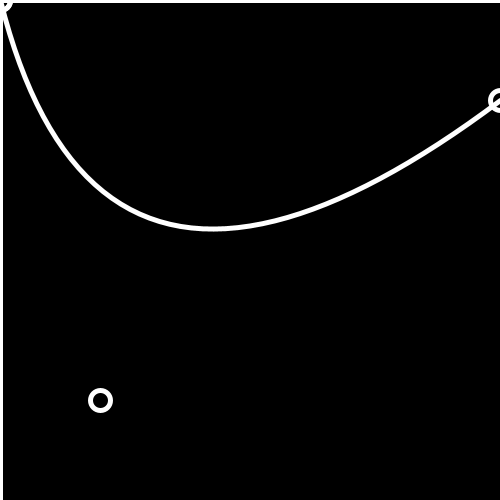
Frame 1 (no input)
Frame 60 (the mouse pressed at the canvas centre just before this capture): identical to frame 1, image omitted
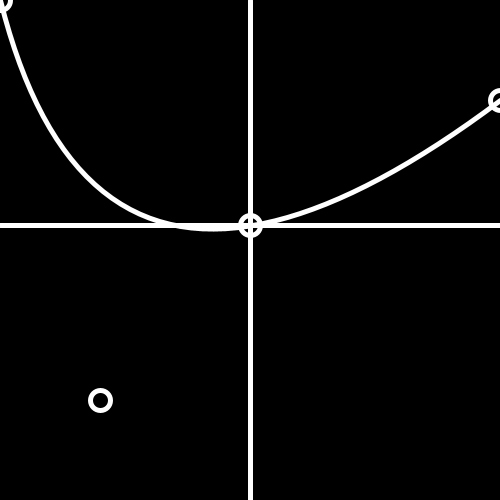
Frame 120 (the mouse held since frame 60 and released just before this capture)

The Processing sketch that drew these frames (run headless with seeded random() and noise(); from frame 60 on, the mouse is pressed at the canvas centre):

// Processing sketch: Quadratic_Bezier_given_X
// ── Quadratic_Bezier_given_X.pde
//based on this site https://stackoverflow.com/questions/8217346/cubic-bezier-curves-get-y-for-given-x
//Exception handling is omitted for simplicity. If you need to be perfect please see based article.  
PVector A, B, C;

float markR = 20;

void setup(){
  size(500, 500);
  A = new PVector(0, 0);
  B = new PVector(100, 400);
  C = new PVector(500, 100);
  strokeWeight(5);
  stroke(255);
  noFill();
  
}

void draw(){
  background(0);
  ellipse(A.x, A.y, markR, markR);
  ellipse(B.x, B.y, markR, markR);
  ellipse(C.x, C.y, markR, markR);
  beginShape();
  vertex(A.x, A.y);
  quadraticVertex(B.x, B.y, C.x, C.y);
  endShape();
  float x = mouseX;
  float t = solveQuadraticBezier(A.x, B.x, C.x, x);//get t given x
  //if(t<0 || 1<t)t = ((A.x-B.x)-sqrt(x*A.x - 2*x*B.x + x*C.x - A.x*C.x + B.x*B.x))/(A.x - 2*B.x + C.x);;
  
  
  //float y = (1 - t)*((1 - t)*A.y + t*B.y) + t*((1 - t)*B.y + t*C.y);
  float y = QuadraticBezier(A.y, B.y, C.y, t);//get y given t
  ellipse(x, y, markR, markR);
  line(x, 0, x, height);
  line(0, y, width, y);
}

// ── QuadraticBezier.pde
float QuadraticBezier(float a, float b, float c, float t){
  //return b + (1 - t)*(1 - t)*(a - b) + t*t*(c - b);
  return (1 - t)*((1 - t)*a + t*b) + t*((1 - t)*b + t*c);
}

float solveQuadraticBezier(float a, float b, float c, float x){
  return ((A.x-B.x)+sqrt(x*a - 2*x*b + x*c - a*c + b*b))/(a - 2*b + c);
}
